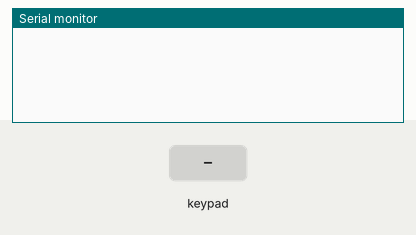
Simulated run of this sketch. Board: Arduino Uno, built with avr-gcc and run on an emulated ATmega328P. Parts: the last lines printed to the serial monitor. Inputs (shaded band) come from the test bench.

Above: at 1.2 s.
1.3 s: key '1' pressed
At 2.3 s:
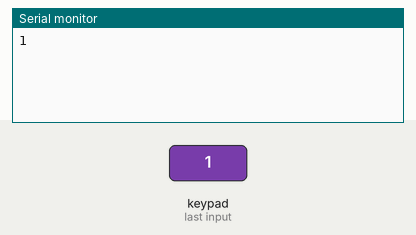
2.8 s: keypad keys 5 4 3 2 * pressed 0.4 s apart
At 4.8 s:
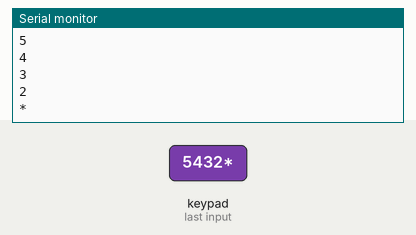
6.3 s: key '=' pressed
At 7.5 s:
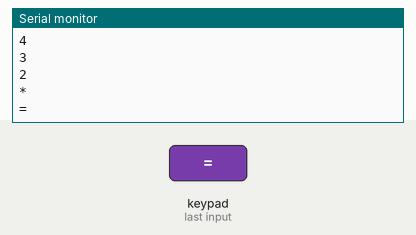
7.8 s: keypad keys 8 / 2 = pressed 0.4 s apart
At 8.46 s:
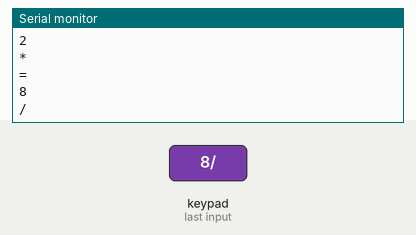
Timing chart, 0 to 10.8 s (numbered marks = the images above; inputs shaded):
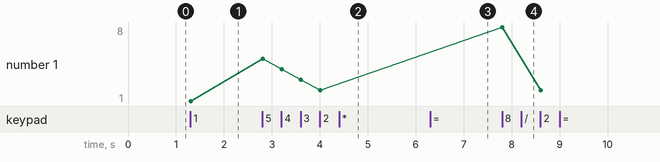

Measured:
- after the input at 1.3 s, the serial monitor: prints a new line at once (image 1)
- after the input at 2.8 s, the serial monitor: prints a new line at once (image 2)
- after the input at 6.3 s, the serial monitor: prints a new line at once (image 3)
- after the input at 7.8 s, the serial monitor: prints a new line at once (image 4)
- plotted number 1: 1 → 2 after the input at 2.8 s

The sketch:

keypad.ino
```cpp
#include <Keypad.h>

/* Keypad setup */
const byte KEYPAD_ROWS = 4;
const byte KEYPAD_COLS = 4;
byte rowPins[KEYPAD_ROWS] = {5, 4, 3, 2};
byte colPins[KEYPAD_COLS] = {A3, A2, A1, A0};
char keys[KEYPAD_ROWS][KEYPAD_COLS] = {
  {'1', '2', '3', '+'},
  {'4', '5', '6', '-'},
  {'7', '8', '9', '*'},
  {'.', '0', '=', '/'}
};
Keypad keypad = Keypad(makeKeymap(keys), rowPins, colPins, KEYPAD_ROWS, KEYPAD_COLS);
// invoked using keypad.getkey();


void setup() {
  // put your setup code here, to run once:
  Serial.begin(115200);
}

void loop() {
  char input = keypad.getKey();
  if(input) {
    Serial.println(input);
  }

}
```
